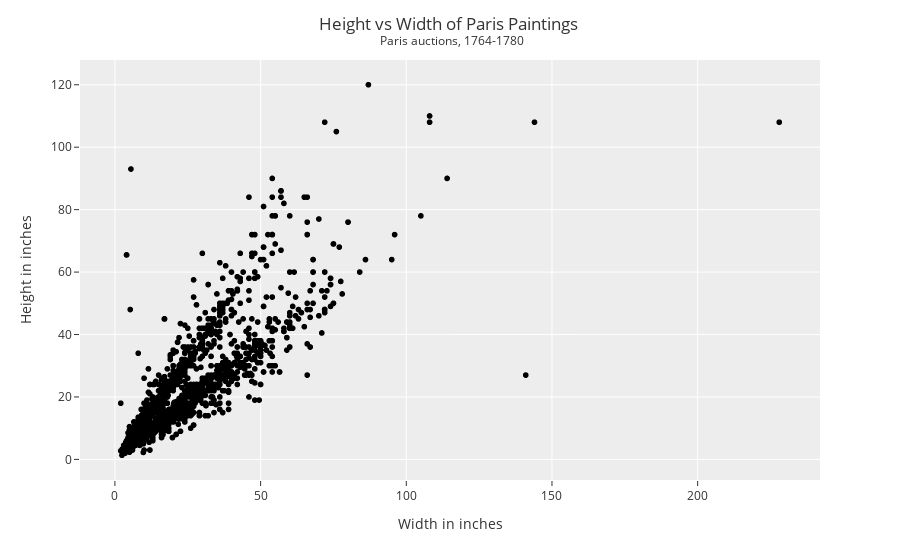

Source (notebook cell):
### Markdown cell above
**Q3** Make a scatter plot of the width vs the height like the one in the lecture. You should be able to recreate the plots here without looking at the code.

### Code cell
fig = px.scatter(DF,x='Width_in', y='Height_in',color_discrete_sequence=['black'])

fig.update_layout(template="ggplot2",
                  title='Height vs Width of Paris Paintings <br><sup> Paris auctions, 1764-1780</sup>',
                  xaxis_title= "Width in inches",
                  yaxis_title="Height in inches")

fig.show()

### Figure 1 — Plotly figure (JSON) as saved in the notebook; plotly's stock layout.template omitted (floating-point values rounded to 4 significant figures; data arrays with more than 128 entries replaced by an {"elided": "..."} marker saying what was removed)
{"data": [{"hovertemplate": "Width_in=%{x}<br>Height_in=%{y}<extra></extra>", "legendgroup": "", "marker": {"color": "black", "symbol": "circle"}, "mode": "markers", "name": "", "showlegend": false, "type": "scattergl", "x": {"elided": "3393 float values"}, "xaxis": "x", "y": {"elided": "3393 float values"}, "yaxis": "y"}], "layout": {"legend": {"tracegroupgap": 0}, "margin": {"t": 60}, "title": {"text": "Height vs Width of Paris Paintings <br><sup> Paris auctions, 1764-1780</sup>"}, "xaxis": {"anchor": "y", "domain": [0, 1], "title": {"text": "Width in inches"}}, "yaxis": {"anchor": "x", "domain": [0, 1], "title": {"text": "Height in inches"}}}}
